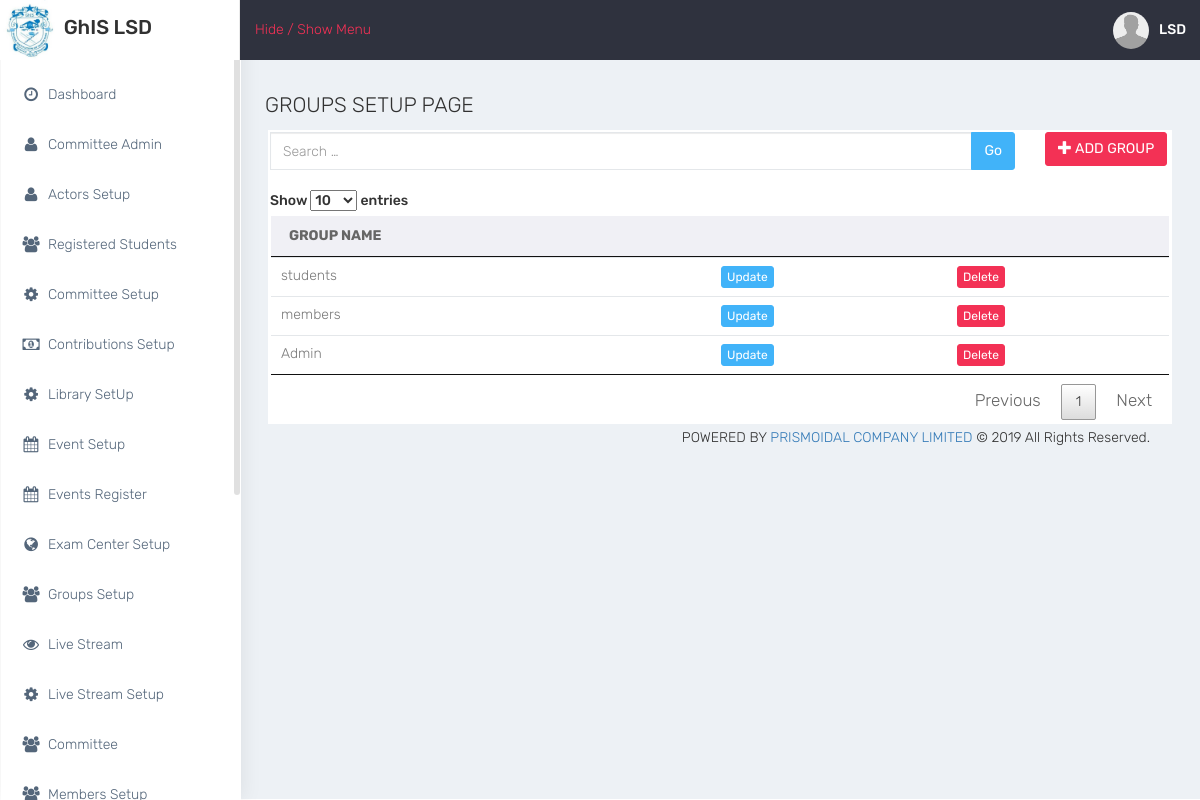
The page /pages/test.php (signed in) on the database its author committed.
### tables this page shows
CREATE TABLE `groups` (
  `group_id` int(11) NOT NULL,
  `group_name` varchar(100) NOT NULL,
  `group_pages` text NOT NULL,
  `division` varchar(20) NOT NULL,
  `date_done` timestamp NOT NULL DEFAULT current_timestamp()
);

### pages/Classes/db/db.php (called while the page is built)
<?php
	class DbConnect{
		private $host = "localhost";
		private $dbname = "ghislsd_db";
		private $user = "root";
		private $password = "";
		public function connect(){
			try {
					$conn = new PDO("mysql:host=".$this->host."; dbname=".$this->dbname,$this->user,$this->password);
					$conn->setAttribute(PDO::ATTR_ERRMODE,PDO::ERRMODE_EXCEPTION);
					return $conn;
			} catch (PDOException $e) {
				echo "Database Error:".$e->getMessage();
			}
		}
	}
 ?>

### pages/Classes/Groups.php (called while the page is built, shortened)
<?php
	class Groups{
		private $dbConn;
		private $table= "groups";
		public function __construct(){
			require_once("db/db.php");
			$db = new DbConnect();
			$this->dbConn = $db->connect();
		}
			function get_groups(){
				$sql="SELECT * FROM $this->table ORDER BY group_id DESC";
				$stmt = $this->dbConn->prepare($sql);
				if ($stmt->execute()) {
					$results= $stmt->fetchAll(PDO::FETCH_ASSOC);
					return $results;
				}
				else{
					die();
					}
			}
	}
 ?>

### pages/test.php (the view, shortened to what this page needs)
<?php include("header.php");
      require_once("Classes/Groups.php");
?>
<div class="row">
    <div class="col-sm-12">
        <h3 class="box-title">GROUPS SETUP PAGE</h3>
        <div class="white-box">
            <div class="row">
              <div class="col-md-10">
                <form action="usersearch.php" method="POST">
                  <div class="input-group">
                    <input type="text" name="search" class="form-control" placeholder="Search &hellip;" id="searchInput" autocomplete="off">
                    <span class="input-group-btn"><button type="button" class="btn btn-info">Go</button></span>
                  </div>
                 </form>
              </div>
              <div class="col-md-2">
                 <button data-toggle="modal" data-target="#myModal" class="btn btn-danger"><span class="glyphicon glyphicon-plus"></span> ADD GROUP</button>
              </div>
            </div>
            <div class="table-responsive"><br>
                <table class="table table-hover">
                    <thead>
                        <tr>
                            <th>GROUP NAME</th>
                            <th></th>
                            <th></th>
                        </tr>
                    </thead>
                    <tbody id="resultsDisplay">
                      <?php
                          $objGroups = new Groups;
                          $groups = $objGroups->get_groups();
                          foreach ($groups as $group) {
                                      if (trim($group["division"]) == $_SESSION['division']) {
                                      echo "
                                          <tr>
                                            <td>".$group["group_name"]."</td>
                                            <td>
                                              <input type='button' name='view' value='Update' id='".trim($group["group_id"])."' class='btn btn-info btn-xs update_data' />
                                            </td>
                                            <td>
                                              <input type='button' name='view' value='Delete' id='".trim($group["group_id"])."' class='btn btn-danger btn-xs del_data' />
                                            </td>
                                          </tr>
                                        ";
                                   }
                              }
                         ?>
                    </tbody>
                </table>
            </div>
        </div>
    </div>
</div>
<?php include("footer.php");?>

### pages/css/colors/default.css (style rules this page uses)
body { background: #fff; }
#side-menu li a { color: #54667a; }
#side-menu li a { color: #54667a; border-left: 0px solid #fff; }
#side-menu > li > a { border-left: 3px solid transperant; }

### pages/css/datatables.css (style rules this page uses)
table.dataTable { width: 100%; margin: 0 auto; clear: both; border-collapse: separate; border-spacing: 0; }
table.dataTable thead th, table.dataTable tfoot th { font-weight: bold; }
table.dataTable thead th, table.dataTable thead td { padding: 10px 18px; border-bottom: 1px solid #111; }
table.dataTable tbody tr { background-color: #ffffff; }
table.dataTable tbody th, table.dataTable tbody td { padding: 8px 10px; }
table.dataTable.no-footer { border-bottom: 1px solid #111; }
table.dataTable, table.dataTable th, table.dataTable td { box-sizing: content-box; }

### rows shown on the page
groups: group_name "students"
groups: group_name "members"
groups: group_name "Admin"

### other values the page prints
$objUsers->get_header_fullname($_SESSION["member_id"]) "LSD"
